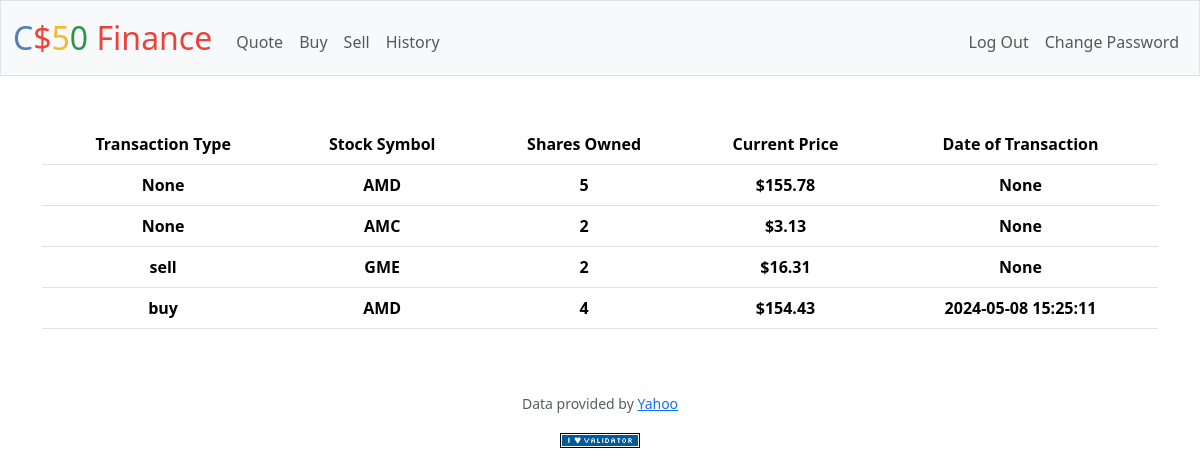
Screenshot of /history (signed in) with the database file from the repository.
### tables this page shows
CREATE TABLE trades ( id INTEGER NOT NULL, transaction_id INTEGER PRIMARY KEY AUTOINCREMENT, symbol TEXT NOT NULL, shares INTEGER NOT NULL, price NUMERIC NOT NULL, type TEXT, date TIMESTAMP, FOREIGN KEY(id) REFERENCES users(id) );

### app.py (the view)
@app.route("/history")
@login_required
def history():
    user_id = session["user_id"]
    trades_db = db.execute("SELECT * FROM trades WHERE id = ?", user_id)
    return render_template("history.html", db=trades_db)

### app.py (called while the page is built)
@app.after_request
def after_request(response):
    response.headers["Cache-Control"] = "no-cache, no-store, must-revalidate"
    response.headers["Expires"] = 0
    response.headers["Pragma"] = "no-cache"
    return response

### helpers.py (called while the page is built)
def login_required(f):
    @wraps(f)
    def decorated_function(*args, **kwargs):
        if session.get("user_id") is None:
            return redirect("/login")
        return f(*args, **kwargs)
    return decorated_function

def usd(value):
    return f"${value:,.2f}"

### templates/history.html (shortened to what this page needs)
{% extends "layout.html" %}
{% block main %}
    <table class="table">
        <thead>
            <tr>
                <th> Transaction Type </th>
                <th> Stock Symbol </th>
                <th> Shares Owned </th>
                <th> Current Price </th>
                <th> Date of Transaction </th>
            </tr>
        </thead>
        <tbody>
            {% for row in db %}
            <tr>
                <th> {{row["type"]}} </th>
                <th> {{row["symbol"]}} </th>
                <th> {{row["shares"]}} </th>
                <th> {{row["price"] | usd}} </th>
                <th> {{row["date"]}} </th>
            </tr>
            {% endfor %}
        </tbody>
    </table>
{% endblock %}

### templates/layout.html (shortened to what this page needs)
<!DOCTYPE html>
<html lang="en">
    <head>
        <link href="https://cdn.jsdelivr.net/npm/bootstrap@5.3.3/dist/css/bootstrap.min.css" rel="stylesheet">
        <link href="/static/styles.css" rel="stylesheet">
    </head>
    <body>
        <nav class="bg-light border navbar navbar-expand-md navbar-light">
            <div class="container-fluid">
                <a class="navbar-brand" href="/"><span class="blue">C</span><span class="red">$</span><span class="yellow">5</span><span class="green">0</span> <span class="red">Finance</span></a>
                <div class="collapse navbar-collapse" id="navbar">
                    {% if session["user_id"] %}
                        <ul class="navbar-nav me-auto mt-2">
                            <li class="nav-item"><a class="nav-link" href="/quote">Quote</a></li>
                            <li class="nav-item"><a class="nav-link" href="/buy">Buy</a></li>
                            <li class="nav-item"><a class="nav-link" href="/sell">Sell</a></li>
                            <li class="nav-item"><a class="nav-link" href="/history">History</a></li>
                        </ul>
                        <ul class="navbar-nav ms-auto mt-2">
                            <li class="nav-item"><a class="nav-link" href="/logout">Log Out</a></li>
                            <li class="nav-item"><a class="nav-link" href="/change">Change Password</a></li>
                        </ul>
                    {% else %}
                        <ul class="navbar-nav ms-auto mt-2">
                            <li class="nav-item"><a class="nav-link" href="/register">Register</a></li>
                            <li class="nav-item"><a class="nav-link" href="/login">Log In</a></li>
                        </ul>
                    {% endif %}
                </div>
            </div>
        </nav>
        <main class="container py-5 text-center">
            {% block main %}{% endblock %}
        </main>
        <footer class="mb-5">
            <p class="mb-3 small text-center text-muted">
                Data provided by <a href="https://finance.yahoo.com/">Yahoo</a>
            </p>
            <form action="https://validator.w3.org/check" class="text-center" enctype="multipart/form-data" method="post" target="_blank">
                <input alt="Validate" src="/static/I_heart_validator.png" type="image">
            </form>
        </footer>
    </body>
</html>

### static/styles.css (style rules this page uses)
nav .navbar-brand { font-size: xx-large; }
nav .navbar-brand .blue { color: #537fbe; }
nav .navbar-brand .red { color: #ea433b; }
nav .navbar-brand .yellow { color: #f5b82e; }
nav .navbar-brand .green { color: #2e944b; }

### rows the page displays
trades: type "None", symbol "AMD", shares "5", price "$155.78", date "None"
trades: type "None", symbol "AMC", shares "2", price "$3.13", date "None"
trades: type "sell", symbol "GME", shares "2", price "$16.31", date "None"
trades: type "buy", symbol "AMD", shares "4", price "$154.43", date "2024-05-08 15:25:11"
